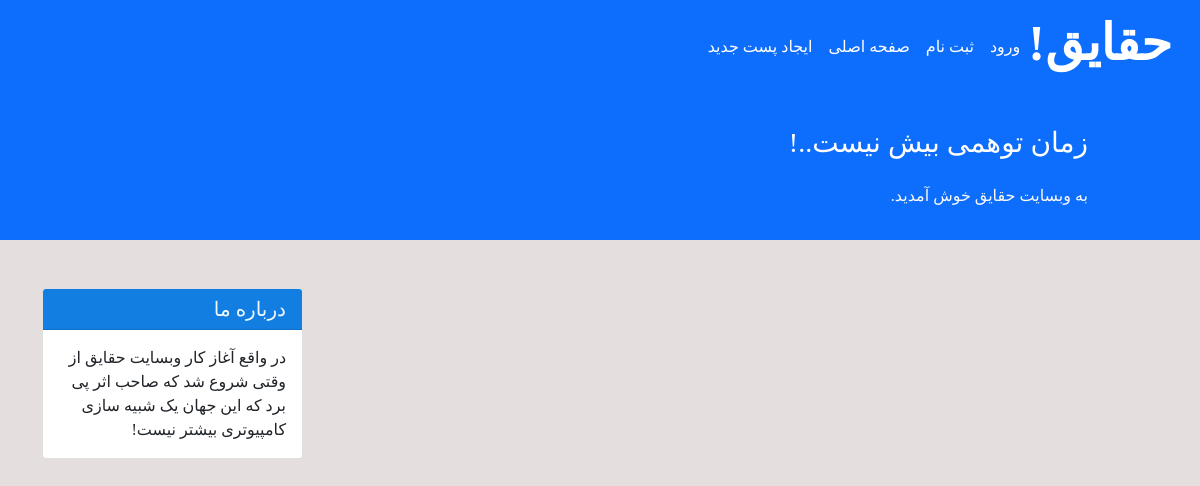
/, run on an earlier commit of the app's database.
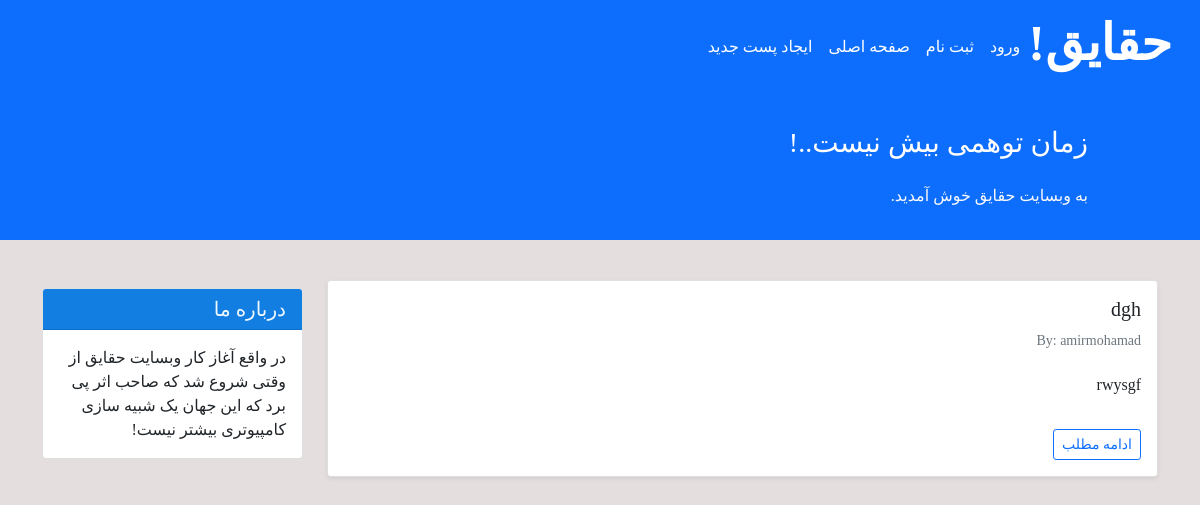
And on a later commit of the database.
### theory/models.py (models this page shows, shortened)
class Post(models.Model):
    STATUS_CHOICES=(
        ('pub', 'Published'),
        ('drf', 'Draft'),
    )
    title=models.CharField(max_length=100)
    text=models.TextField()
    author=models.ForeignKey('auth.User', on_delete=models.CASCADE)
    datetime_created=models.DateTimeField(auto_now_add=True)
    datetime_modified=models.DateTimeField(auto_now=True)
    status=models.CharField(choices=STATUS_CHOICES, max_length=3)

### theory/views.py (the view)
# urls.py: path('',views.PostListView.as_view(), name='post_list'),
class PostListView(generic.ListView):
    template_name = 'theory/post_list.html'
    context_object_name = 'post_list'
    def get_queryset(self):
        return Post.objects.filter(status='pub').order_by('-datetime_modified')

### theory/templates/theory/post_list.html (shortened to what this page needs)
{% extends '_base.html' %}
{% block content %}
    <div class="container mt-4">
        <div class="row">
            <div class="col-9">
                {% for post in post_list %}
                    <div class="card shadow-sm my-3">
                        <div class="card-body">
                            <h5 class="card-title">{{ post.title }}</h5>
                            <h6 class="card-subtitle md-2 text-muted small py-2">By: {{ post.author }}</h6>
                            <p class="card-text py-3">
                                {{ post.text|truncatewords:50 }}
                            </p>
                            <a href="{% url 'post_detail' post.id %}" class="btn btn-sm btn-outline-primary">ادامه مطلب</a>
                        </div>
                    </div>
                {% endfor %}
            </div>
            <div class="col-3">
                <div class="card my-4">
                    <h5 class="card-header" style="background-color: rgb(19, 126, 226); color: rgb(240, 248, 255);">درباره ما</h5>
                    <div class="card-body">
                        <p class="card-text">در واقع آغاز کار وبسایت حقایق از وقتی شروع شد که صاحب اثر پی برد که این جهان یک شبیه سازی کامپیوتری بیشتر نیست!</p>
                    </div>
                </div>
            </div>
        </div>
    </div>
{% endblock content %}

What changed in the data, as far as the page shows it:
added Post: title "dgh", author "amirmohamad", text "rwysgf"
